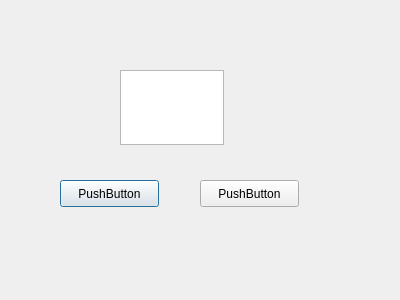
<?xml version="1.0" encoding="UTF-8"?>
<ui version="4.0">
 <class>MyfDialog</class>
 <widget class="QDialog" name="MyfDialog">
  <property name="geometry">
   <rect>
    <x>0</x>
    <y>0</y>
    <width>400</width>
    <height>300</height>
   </rect>
  </property>
  <property name="windowTitle">
   <string>Dialog</string>
  </property>
  <widget class="QTextEdit" name="textEdit">
   <property name="geometry">
    <rect>
     <x>120</x>
     <y>70</y>
     <width>104</width>
     <height>75</height>
    </rect>
   </property>
  </widget>
  <widget class="QPushButton" name="pushButton">
   <property name="geometry">
    <rect>
     <x>60</x>
     <y>180</y>
     <width>99</width>
     <height>27</height>
    </rect>
   </property>
   <property name="text">
    <string>PushButton</string>
   </property>
  </widget>
  <widget class="QPushButton" name="pushButton_2">
   <property name="geometry">
    <rect>
     <x>200</x>
     <y>180</y>
     <width>99</width>
     <height>27</height>
    </rect>
   </property>
   <property name="text">
    <string>PushButton</string>
   </property>
  </widget>
 </widget>
 <resources/>
 <connections/>
</ui>
